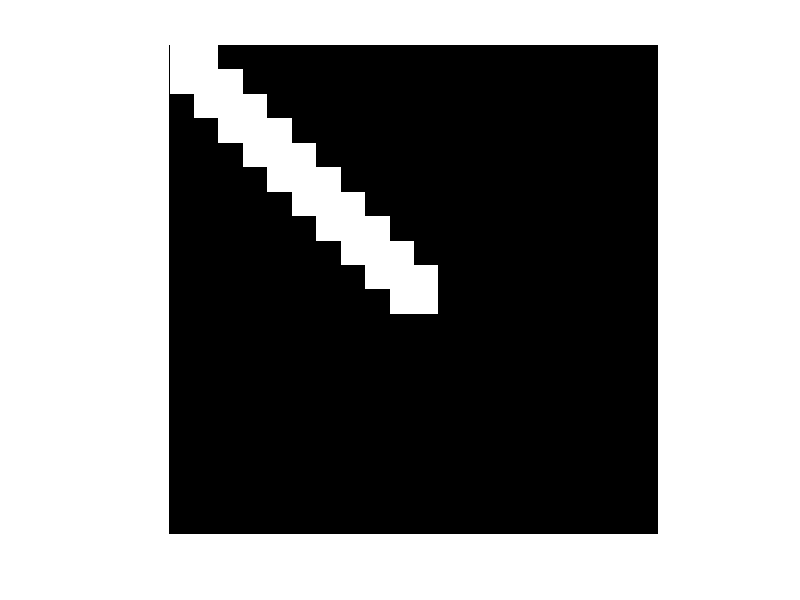

Write the MATLAB code that produced this figure. (Note: this script raises an error after producing the figure.)
clear all
clearvars

answr1=inputdlg({'Stimtype: 1=Static 2=PixByPix 3=PieceByPiece'},'Enter stimulus drawing type',[1,17] ,{'1'});
opt=str2double(answr1{1});

if opt == 1
     framerate=1;
else
    answr2=inputdlg({'Framerate:'},'Enter Framerate',[1 17],{'5'});
    fra=str2double(answr2{1});
    framerate=fra;
end

if opt == 1
moving1030=fopen([pwd filesep 'Static' filesep '1030-S-Static.txt'],'w');
elseif opt == 2
moving1030=fopen([pwd filesep 'PixByPix' filesep '1030-S-PixByPix-FR' num2str(framerate) '.txt'],'w');
elseif opt == 3
moving1030=fopen([pwd filesep 'PieceByPiece' filesep '1030-S-PieceByPiece-FR' num2str(framerate) '.txt'],'w');
end

img1030=zeros(20,20);
img1030(10:11,10:11)=255;
num=0;
i=10;
j=10;
for x=1:9
    for fr=1:framerate
    img1030(i,j-1)=255;
    img1030(i-1,j-1:j)=255;
        if opt == 2
            fwrite(moving1030, transpose(img1030));
            num=num+1;
        end
        imshow(img1030);
    end
    i=i-1;
    j=j-1;
end

if opt == 1
fwrite(moving1030, transpose(img1030));
imshow(img1030);
end
framecount=num